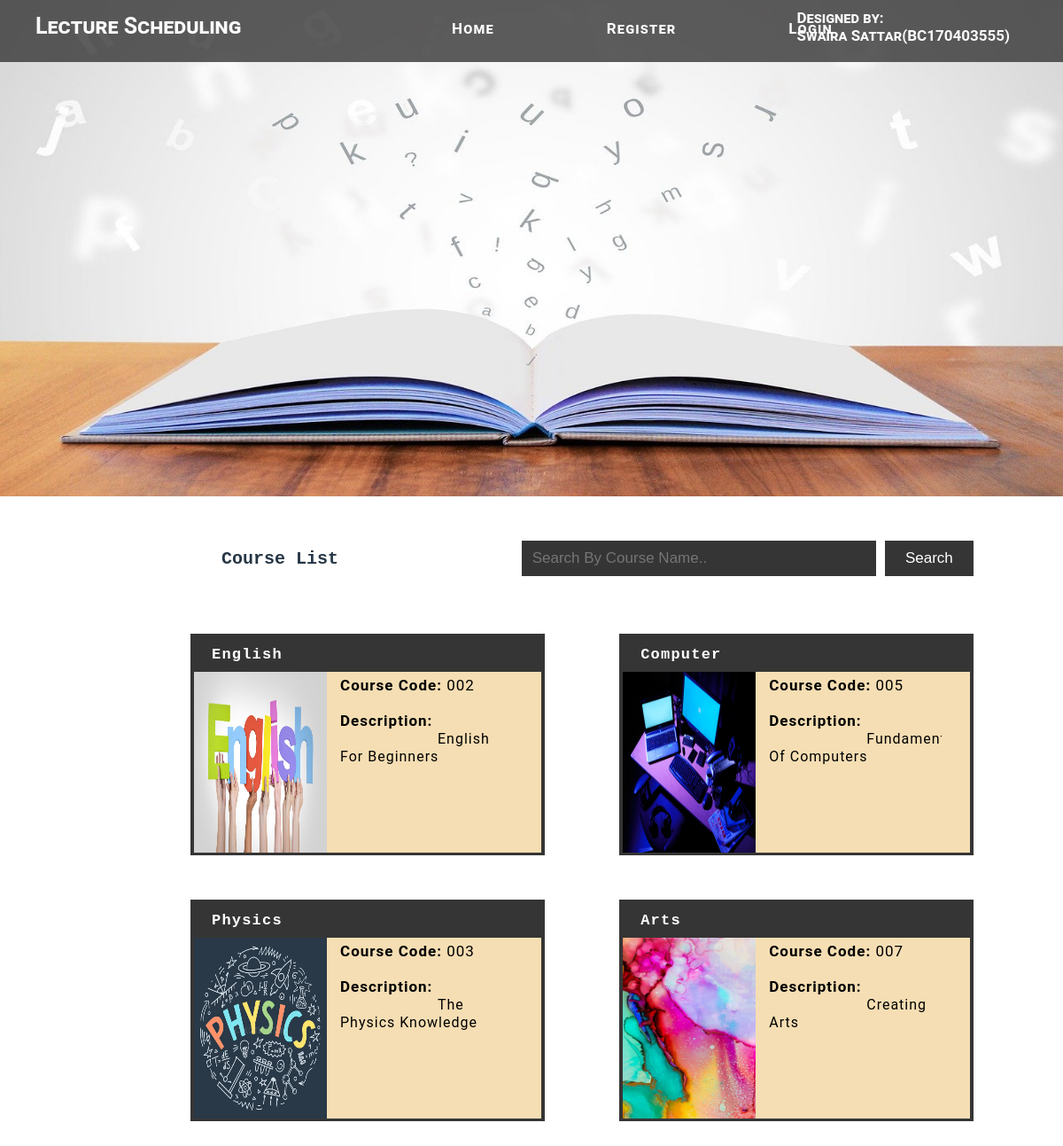
The page / on the database its author committed.
### tables this page shows
CREATE TABLE `schedule` (
  `s_id` int(11) NOT NULL,
  `f_id` int(11) NOT NULL,
  `c_id` int(11) NOT NULL,
  `r_id` int(11) NOT NULL,
  `days` varchar(255) NOT NULL,
  `starttime` time NOT NULL,
  `endtime` time NOT NULL
);

CREATE TABLE `course` (
  `c_id` int(11) NOT NULL,
  `c_name` varchar(255) NOT NULL,
  `c_description` varchar(3000) NOT NULL,
  `c_pic` varchar(255) NOT NULL,
  `c_code` varchar(255) NOT NULL
);

### index.php (the view, shortened to what this page needs)
<?php
include 'include/nav.php';
?>
<body>
<body>
<div class="slider">
    <figure>
        <div class="slide">
            <img src="img/1.jpg">
        </div>
    </figure>
</div>
<?php
if (isset($_POST['search'])) {
    $searchKey = $_POST['search'];
    $show_op =  "SELECT * FROM `course` inner join schedule on course.c_id = schedule.c_id INNER JOIN faculty ON faculty.f_id = schedule.f_id INNER JOIN room on room.r_id = schedule.r_id WHERE c_name LIKE '%$searchKey%'";
} else {
    $show_op = "SELECT * FROM `course` inner join schedule on course.c_id = schedule.c_id INNER JOIN faculty ON faculty.f_id = schedule.f_id INNER JOIN room on room.r_id = schedule.r_id";
    $searchKey = "";
}
$result = mysqli_query($con, $show_op); ?>
<div class="form_lists">
    <table class="view_list" style="margin-left: 230px;">
        <tr>
            <td>
                <h2>Course List</h2>
            </td>
            <td>
                <form action="" method="post">
                    <input type="text" name="search" size="50" height="20" placeholder="Search By Course Name.." autocomplete="off" class="search" value="<?php echo $searchKey ?>">
                    <input type="button" name="search" value="Search" class="se_button">
                </form>
            </td>
        </tr>
    </table>
    <div class="view" style="margin-top: 50px; margin-left:130px;">
    <?php
        $total  = mysqli_num_rows($result);
        if ($total > 0) {
            while ($res = mysqli_fetch_array($result)) {
        ?>
            <div class="card_course" style="margin-left: 80px;">
            <div class="c_name"><a href="all_login.php"><b><?php echo $res['c_name'] ?></b></a></div>
                <div class="c_img"><img class="pic_upload" src="upload_img/<?php echo $res['c_pic']; ?>" alt="">
                <div class="c_detail"><b>Course Code: </b><?php echo $res['c_code'] ?><br><br>
               <b>Description: </b> <span class="des"><?php echo $res['c_description'] ?></span></div></div>
            </div>
            <?php
            }
        } else {
            echo "<tr><td colspan=\"8\" style=\"font-weight:bold; height: 50px; color:red; text-align:center;font-size:24px;\"> No Course Add Yet</td></tr>";
        }
        ?>
    </div>
</div>
</body>

### include/nav.php (shortened to what this page needs)
<!DOCTYPE html>
<html>
<head>
	<link rel="stylesheet" type="text/css" href="css/style.css">
</head>
<body>
	<nav>
	<h1>Lecture Scheduling</h1>
    <div class="mid">
	<ul>
		<li><a href="index.php">Home</a></li>
		<li><a href="student/register.php">Register</a></li>
		<li><a href="all_login.php">Login</a></li>
	</ul>
	</div>
	<div class="std_detail">
		<h2>Designed by:</h2>
		<h2>Swaira Sattar(BC170403555)</h2>
	</div>
</nav>

### css/style.css (style rules this page uses)
* { padding: 0; margin: 0; font-size: 17px; box-sizing: border-box; opacity: 1; }
body { font-family: "Roboto", sans-serif; }
nav { background: rgb(54, 53, 53); color: white; position: fixed; top: 0; left: 0; width: 100%; height: 70px; opacity: 0.8; font-variant: small-caps; z-index: 1; }
nav h1 { position: absolute; top: 15px; left: 40px; font-size: 25px; }
nav .mid ul { display: flex; width: 450px; justify-content: space-between; letter-spacing: 1.2px; line-height: 65px; font-weight: 600; margin-left: 500px; }
nav .mid ul li { list-style: none; }
nav .mid ul li a { color: white; text-decoration: none; padding: 10px; }
nav .std_detail { float: right; position: absolute; top: 10px; right: 60px; font-size: 20px; color: white; }
.form_lists { margin-top: 50px; }
.view_list { width: 900px; margin-left: 50px; color: #273746; font-weight: 600; font-family: "Courier New", Courier, monospace; }
.view_list h2 { margin-left: 20px; font-size: 20px; font-weight: bold; }
.search { background: rgb(54, 53, 53); width: 400px; height: 40px; padding: 10px; color: white; border: 2px solid rgb(54, 53, 53); margin-left: 200px; text-transform: capitalize; }
.se_button { width: 100px; color: white; background: rgb(54, 53, 53); border: none; height: 40px; cursor: pointer; }
.slider { height: 70vh; overflow: hidden; }
.slider figure div { float: left; width: 20%; }
.slider figure img { width: 100%; height: 70vh; float: left; }
.slider figure { position: relative; width: 500%; margin: 0px; left: 0px; animation: 30s pics infinite; }
.pic_upload { width: 100px; height: 100px; }
.view { width: 90%; margin: auto; padding: 15px 5px; margin-left: 50px; }
table { margin-left: auto; margin-right: auto; color: white; border-collapse: collapse; font-size: 16px; padding: 5px; width: 90%; text-align: -webkit-center; padding: 10px; }
table input { width: 300px; height: 30px; padding: 5px; }
span { color: white; font-size: 16px; text-align: center; margin-left: 110px; }
.card_course { border: 4px solid rgb(54, 53, 53); display: inline-block; width: 400px; margin-left: 50px; margin-bottom: 50px; height: 290px; }
.card_course .c_name { background: rgb(54, 53, 53); padding: 10px; letter-spacing: 1.2px; text-transform: capitalize; color: white; font-family: "Courier New", Courier, monospace; }
.card_course .c_name a { background: rgb(54, 53, 53); padding: 10px; letter-spacing: 1.2px; text-transform: capitalize; color: white; font-family: "Courier New", Courier, monospace; text-decoration: none; }
.card_course .c_img { background: wheat; }
.card_course .c_img img { float: left; width: 150px; height: 204px; margin-right: 10px; }
.card_course .c_img .c_detail { display: inline-block; width: 200px; letter-spacing: 1px; padding: 5px; text-transform: capitalize; height: 204px; overflow: hidden; text-overflow: ellipsis; display: -webkit-box; -webkit-line-clamp: 10; -webkit-box-orient: vertical; }
.des { color: black; }

### index.php (style rules this page uses)
.card_course { height: 250px; }

### rows shown on the page
schedule: c.c_name "English", c.c_pic (picture), c.c_code "002", c.c_description "English For Beginners"
schedule: c.c_name "Computer", c.c_pic (picture), c.c_code "005", c.c_description "Fundam…"
schedule: c.c_name "Physics", c.c_pic (picture), c.c_code "003", c.c_description "The Physics Knowledge"
schedule: c.c_name "Arts", c.c_pic (picture), c.c_code "007", c.c_description "Creating Arts"
